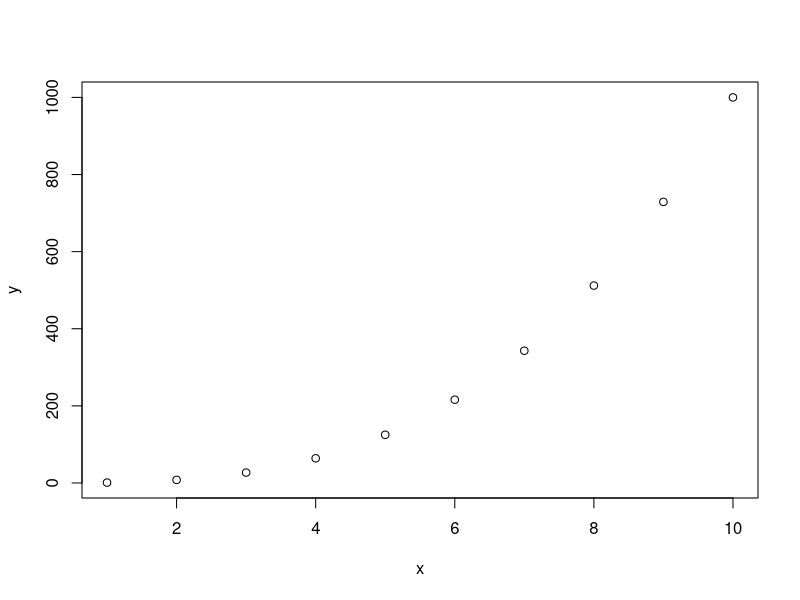
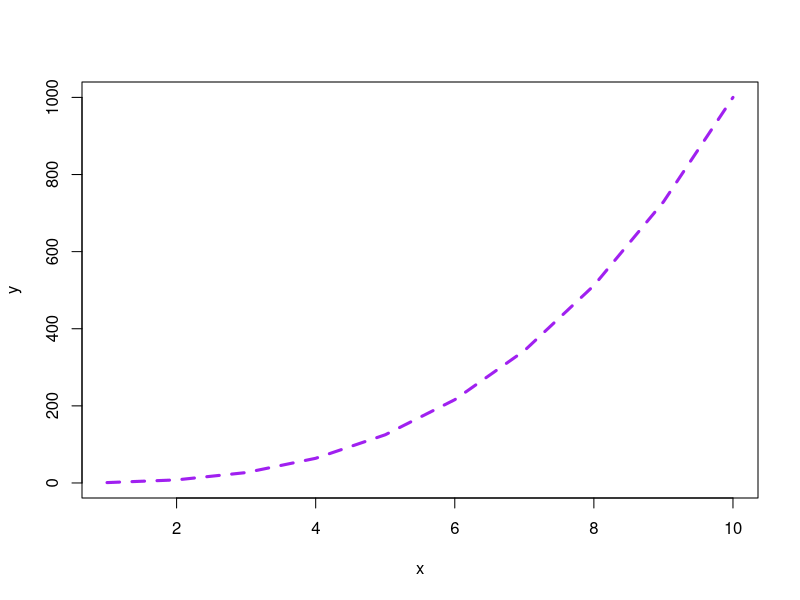

The R script that drew these images, in order: (Note: this script raises an error after producing the figures.)
## ---- chunk 1
#| label: scatter

x <- 1:10
y <- x^3

plot(x, y)
## ---- chunk 2
#| label: line

plot(x, y, type = "l", col = "purple", lwd = 3, lty = "dashed")
## ---- chunk 3
#| label: tidy-load

library(tidyverse)
## ---- chunk 4
ggplot(
  data = polite,
  mapping = aes(x = f0mn, y = H1H2)
)
## ---- chunk 5
ggplot(
  data = polite,
  mapping = aes(x = f0mn, y = H1H2)
) +
  ...
## ---- chunk 6
ggplot(
  polite,
  aes(x = f0mn, y = H1H2)
) +
  geom_point()
## ---- chunk 7
ggplot(
  polite,
  aes(f0mn, H1H2)
) +
  geom_point()
## ---- chunk 8
question(
  "Which of the following will produce the same plot as the one above?",
  answer('`ggplot(polite, aes(H1H2, f0mn)) + geom_point()`'),
  answer('`ggplot(polite, aes(y = H1H2, x = f0mn)) + geom_point()`', correct = TRUE),
  answer('`ggplot(polite, aes(y = f0mn, x = H1H2)) + geom_point()`'),
  correct = "Correct! Since the aesthetics are named, it does not matter that *y* comes before *x*.",
  incorrect = "Nope! The mapping of variable to aesthetics *x* and *y* is different from the plot above."
)
## ---- chunk 9
glot_aes
## ---- chunk 10
glot_aes %>%
  ggplot(aes(x = AES)) +
  ...
## ---- chunk 11
ggplot(
  data = glot_aes,
  mapping = aes(x = Macroarea, ...)
) +
  geom_bar()
## ---- chunk 12
aes(x = Macroarea, fill = ...)
## ---- chunk 13
question(
  "Which of the following moves the legend to the bottom of the plot?",
  answer('`legend("bottom")`'),
  answer('`theme(legend.position = "bottom")`', correct = TRUE),
  answer('`theme(legend.bottom)`')
)
## ---- chunk 14
ggplot(
  data = glot_aes,
  mapping = aes(x = Macroarea, fill = AES)
) +
  geom_bar() +
  ...
## ---- chunk 15
theme(legend.position = ...)
## ---- chunk 16
ggplot(
  data = glot_aes,
  mapping = aes(x = Macroarea, fill = AES)
) +
  geom_bar() +
  labs(
    title = "Number of languages by macro-area and\nAggregated Endangerement Status"
  )
## ---- chunk 17
ggplot(
  data = glot_aes,
  mapping = aes(x = Macroarea, fill = AES)
) +
  geom_bar() +
  labs(
    # We use \n to split the title into two lines. \n means "new line"
    title = "Number of languages by macro-area and\nAggregated Endangerement Status",
    x = "Language macro-area",
    ...
  )
## ---- chunk 18
mald_1_1
## ---- chunk 19
mald_1_1 %>%
  ggplot(aes(RT)) +
  ...
## ---- chunk 20
mald_1_1 %>%
  ggplot(aes(RT)) +
  geom_density() +
  ...
## ---- chunk 21
polite %>%
  ggplot(aes(attitude, f0mn)) +
  geom_violin()
## ---- chunk 22
polite %>%
  ggplot(aes(attitude, f0mn)) +
  geom_violin() +
  ...
## ---- chunk 23
polite %>%
  ggplot(aes(attitude, f0mn)) +
  geom_violin() +
  ...
## ---- chunk 24
geom_jitter(width = ...)
## ---- chunk 25
polite %>%
  ggplot(aes(attitude, f0mn, ...)) +
  geom_violin()
## ---- chunk 26
fill = ...
## ---- chunk 27
polite %>%
  ggplot(aes(attitude, f0mn, ...)) +
  geom_violin()
## ---- chunk 28
polite %>%
  ggplot(aes(attitude, f0mn, fill = gender)) +
  geom_violin()
## ---- chunk 29
polite %>%
  ggplot(aes(attitude, f0mn, fill = gender)) +
  geom_violin() +
  facet_grid(...)
## ---- chunk 30
facet_grid(cols = ...)
